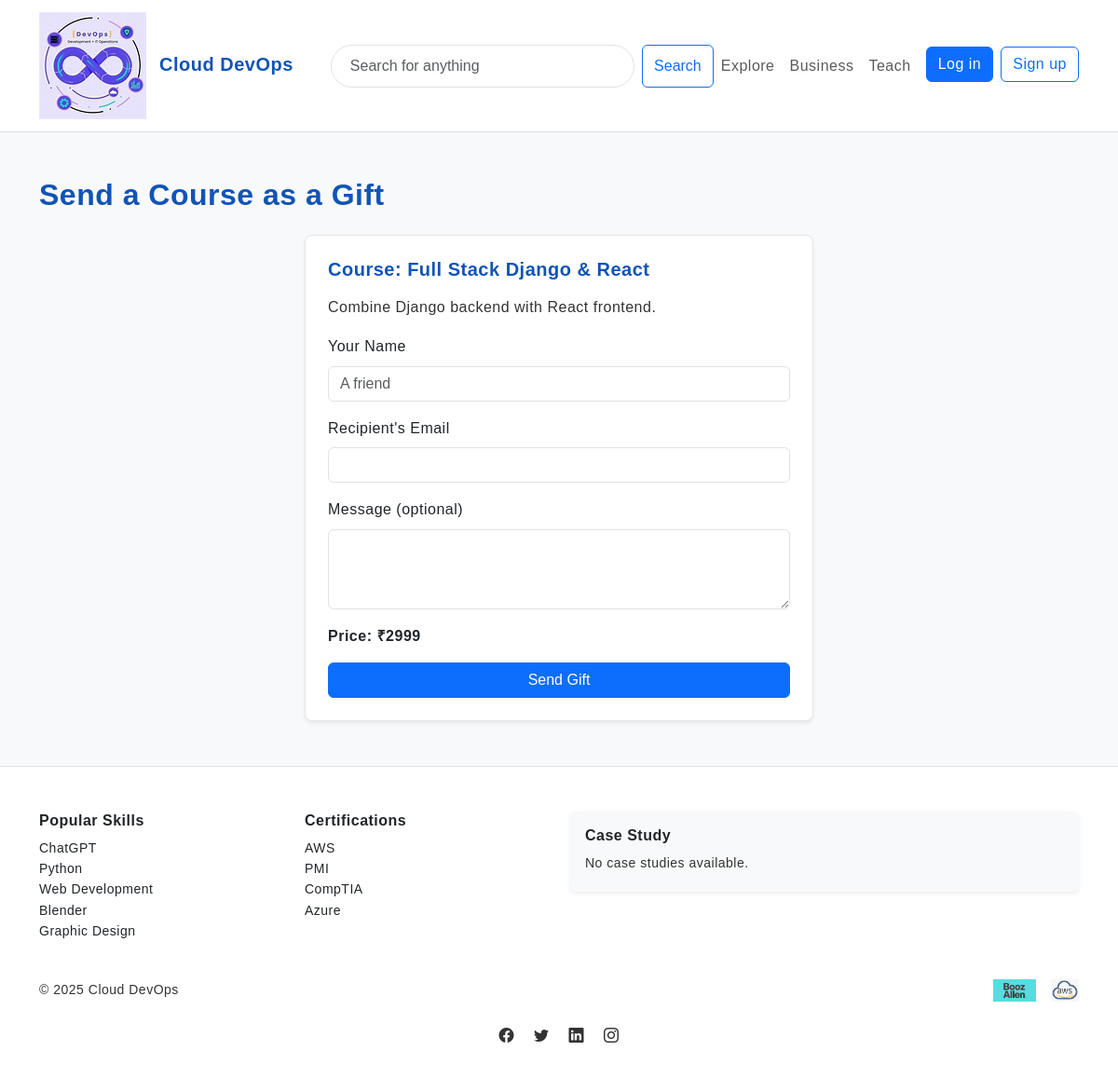
Page /gift-course/django-react-fullstack/ on the committed database.
### courses/models.py (models this page shows, shortened)
class Course(models.Model):
    CATEGORY_CHOICES = [
        ('Generative AI', 'Generative AI'),
        ('IT Certifications', 'IT Certifications'),
        ('Data Science', 'Data Science'),
        ('DevOps', 'DevOps'),
        ('Web Development', 'Web Development'),
    ]
    title = models.CharField(max_length=255)
    slug = models.SlugField(unique=True)
    description = models.TextField(blank=True)
    price = models.IntegerField(default=399)
    rating = models.FloatField(default=4.6)
    rating_count = models.IntegerField(default=1063)
    category = models.CharField(max_length=64, choices=CATEGORY_CHOICES, default='Generative AI')
    thumbnail_url = models.URLField(blank=True)
    created_at = models.DateTimeField(auto_now_add=True, null=True, blank=True)
    instructor = models.ForeignKey(
        settings.AUTH_USER_MODEL,
        on_delete=models.CASCADE,
        related_name="courses",
        null=True, blank=True   # <-- allows existing rows to stay empty
    )

### core/views.py (the view, shortened to what this page needs)
# urls.py: path('gift-course/<slug:slug>/', views.gift_course, name='gift_course'),
def gift_course(request, slug):
    course = get_object_or_404(Course, slug=slug)
    return render(request, "core/gift_course.html", {"course": course})

### core/templates/core/gift_course.html (shortened to what this page needs)
{% extends 'core/base.html' %}
{% load static %}
{% block content %}
<section class="py-5">
  <div class="container">
    <h2 class="fw-bold mb-4">Send a Course as a Gift</h2>
    <div class="row justify-content-center">
      <div class="col-md-6">
        <div class="card shadow-sm p-4">
          <h5 class="card-title mb-3">Course: {{ course.title }}</h5>
          <p class="text-muted">{{ course.description|truncatewords:25 }}</p>
          <form method="post">
            {% if not request.user.is_authenticated %}
            <div class="mb-3">
              <label for="sender_name" class="form-label">Your Name</label>
              <input type="text" class="form-control" id="sender_name" name="sender_name" placeholder="A friend" required>
            </div>
            {% endif %}
            <div class="mb-3">
              <label for="recipient_email" class="form-label">Recipient's Email</label>
              <input type="email" class="form-control" id="recipient_email" name="recipient_email" required>
            </div>
            <div class="mb-3">
              <label for="message" class="form-label">Message (optional)</label>
              <textarea class="form-control" id="message" name="message" rows="3"></textarea>
            </div>
            <div class="mb-3">
              <p class="fw-bold">Price: ₹{{ course.price }}</p>
            </div>
            <button type="submit" class="btn btn-primary w-100">Send Gift</button>
          </form>
        </div>
      </div>
    </div>
  </div>
</section>
{% endblock %}

### core/static/core/css/theme.css (style rules this page uses)
:root { --deepblue-700: #0b3d91; --deepblue-600: #1154b5; --deepblue-500: #1e6bd9; --amber-500: #ffb300; --amber-600: #ff9900; --neutral-light: #f7f7f7; --neutral-dark: #333; }
.text-muted { color: var(--neutral-dark) !important; }
.card { box-shadow: 0 4px 12px rgba(0, 0, 0, 0.1); }
.card-title { color: var(--deepblue-600); }

### core/static/core/css/udemy-clone.css (style rules this page uses)
body { font-feature-settings: "kern"; font-family: 'Arial', sans-serif; line-height: 1.6; letter-spacing: 0.5px; background-color: rgb(139, 182, 47); }
.card-title { font-weight: 600; font-size: 1.25rem; color: var(--deepblue-600); }
section { scroll-margin-top: 80px; }
h1, h2, h3, h4, h5 { font-weight: 700; color: var(--deepblue-600); }
h2 { font-size: 2rem; }
.card { border: 1px solid #e6e6e6; border-radius: 8px; box-shadow: 0 4px 10px rgba(0, 0, 0, 0.05); transition: transform 0.3s ease, box-shadow 0.3s ease; }
.text-muted { color: var(--neutral-dark) !important; }
.card { box-shadow: 0 4px 12px rgba(0, 0, 0, 0.1); }
.card-title { color: var(--deepblue-600); }

### rows in the picture
Course: title "Full Stack Django & React", description "Combine Django backend with React frontend.", price "2999"

### other values in the picture
{{ now|default:2025 }} "2025"
